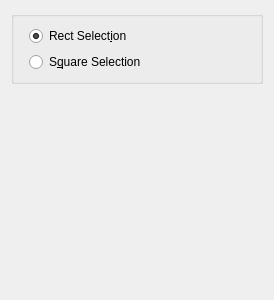
<?xml version="1.0" encoding="UTF-8"?>
<ui version="4.0">
 <class>PanelRectPointer</class>
 <widget class="QWidget" name="PanelRectPointer">
  <property name="geometry">
   <rect>
    <x>0</x>
    <y>0</y>
    <width>274</width>
    <height>300</height>
   </rect>
  </property>
  <property name="sizePolicy">
   <sizepolicy hsizetype="Fixed" vsizetype="Preferred">
    <horstretch>0</horstretch>
    <verstretch>0</verstretch>
   </sizepolicy>
  </property>
  <property name="minimumSize">
   <size>
    <width>274</width>
    <height>0</height>
   </size>
  </property>
  <property name="maximumSize">
   <size>
    <width>274</width>
    <height>16777215</height>
   </size>
  </property>
  <property name="windowTitle">
   <string>Form</string>
  </property>
  <layout class="QVBoxLayout" name="verticalLayout_2">
   <item>
    <widget class="QGroupBox" name="groupBox">
     <property name="title">
      <string/>
     </property>
     <layout class="QFormLayout" name="formLayout_2">
      <item row="0" column="1">
       <widget class="QRadioButton" name="radioButton">
        <property name="text">
         <string>Rect Select&amp;ion</string>
        </property>
        <property name="checked">
         <bool>true</bool>
        </property>
       </widget>
      </item>
      <item row="1" column="1">
       <widget class="QRadioButton" name="radioButton_2">
        <property name="text">
         <string>S&amp;quare Selection</string>
        </property>
       </widget>
      </item>
     </layout>
    </widget>
   </item>
   <item>
    <spacer name="verticalSpacer">
     <property name="orientation">
      <enum>Qt::Vertical</enum>
     </property>
     <property name="sizeHint" stdset="0">
      <size>
       <width>20</width>
       <height>40</height>
      </size>
     </property>
    </spacer>
   </item>
  </layout>
  <action name="actionselectionTypeChanged">
   <property name="text">
    <string>selectionTypeChanged</string>
   </property>
  </action>
 </widget>
 <resources/>
 <connections>
  <connection>
   <sender>radioButton</sender>
   <signal>clicked()</signal>
   <receiver>actionselectionTypeChanged</receiver>
   <slot>trigger()</slot>
   <hints>
    <hint type="sourcelabel">
     <x>139</x>
     <y>53</y>
    </hint>
    <hint type="destinationlabel">
     <x>-1</x>
     <y>-1</y>
    </hint>
   </hints>
  </connection>
  <connection>
   <sender>radioButton_2</sender>
   <signal>clicked()</signal>
   <receiver>actionselectionTypeChanged</receiver>
   <slot>trigger()</slot>
   <hints>
    <hint type="sourcelabel">
     <x>139</x>
     <y>83</y>
    </hint>
    <hint type="destinationlabel">
     <x>-1</x>
     <y>-1</y>
    </hint>
   </hints>
  </connection>
 </connections>
</ui>
